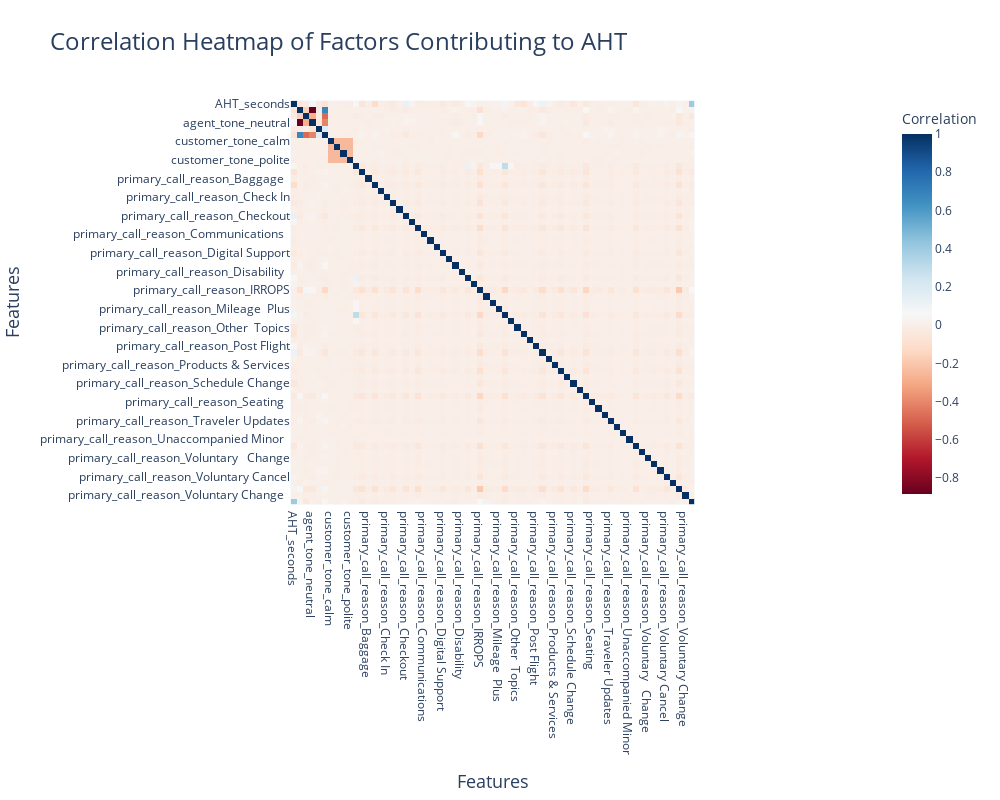

Notebook cell for this chart:
### Code cell
fig = px.imshow(
    correlation_matrix.pivot(index='Feature1', columns='Feature2', values='Correlation'),           #Plotting
    color_continuous_scale='RdBu',
    labels=dict(x="Features", y="Features", color="Correlation"),
    title='Correlation Heatmap of Factors Contributing to AHT',
)

fig.update_layout(
    width=1000, 
    height=800,   
    title_font=dict(size=24),  
    xaxis_title_font=dict(size=18),  
    yaxis_title_font=dict(size=18), 
    xaxis=dict(tickfont=dict(size=12)), 
    yaxis=dict(tickfont=dict(size=12)),  
)
fig.show()

### Figure 1 — Plotly figure (JSON) as saved in the notebook; plotly's stock layout.template omitted (floating-point values rounded to 4 significant figures; data arrays with more than 128 entries replaced by an {"elided": "..."} marker saying what was removed)
{"data": [{"coloraxis": "coloraxis", "hovertemplate": "Features: %{x}<br>Features: %{y}<br>Correlation: %{z}<extra></extra>", "name": "0", "type": "heatmap", "x": ["AHT_seconds", "agent_tone_calm", "agent_tone_frustrated", "agent_tone_neutral", "agent_tone_polite", "average_sentiment", "customer_tone_calm", "customer_tone_frustrated", "customer_tone_neutral", "customer_tone_polite", "elite_level_code", "primary_call_reason_Baggage", "primary_call_reason_Baggage  ", "primary_call_reason_Booking", "primary_call_reason_Booking  ", "primary_call_reason_Check In", "primary_call_reason_Check-In", "primary_call_reason_Check-In  ", "primary_call_reason_Checkout", "primary_call_reason_Checkout  ", "primary_call_reason_Communications", "primary_call_reason_Communications  ", "primary_call_reason_Digital   Support", "primary_call_reason_Digital  Support", "primary_call_reason_Digital Support", "primary_call_reason_Digital Support  ", "primary_call_reason_Disability", "primary_call_reason_Disability  ", "primary_call_reason_ETC", "primary_call_reason_ETC  ", "primary_call_reason_IRROPS", "primary_call_reason_IRROPS  ", "primary_call_reason_Mileage   Plus", "primary_call_reason_Mileage  Plus", "primary_call_reason_Mileage Plus", "primary_call_reason_Mileage Plus  ", "primary_call_reason_Other  Topics", "primary_call_reason_Other Topics", "primary_call_reason_Other Topics  ", "primary_call_reason_Post Flight", "primary_call_reason_Post-Flight", "primary_call_reason_Post-Flight  ", "primary_call_reason_Products & Services", "primary_call_reason_Products and Services", "primary_call_reason_Products and Services  ", "primary_call_reason_Schedule Change", "primary_call_reason_Schedule Change  ", "primary_call_reason_Seating", "primary_call_reason_Seating  ", "primary_call_reason_Traveler   Updates", "primary_call_reason_Traveler  Updates", "primary_call_reason_Traveler Updates", "primary_call_reason_Traveler Updates  ", "primary_call_reason_Unaccompanied Minor", "primary_call_reason_Unaccompanied Minor  ", "primary_call_reason_Upgrade", "primary_call_reason_Upgrade  ", "primary_call_reason_Voluntary   Change", "primary_call_reason_Voluntary  Cancel", "primary_call_reason_Voluntary  Change", "primary_call_reason_Voluntary Cancel", "primary_call_reason_Voluntary Cancel  ", "primary_call_reason_Voluntary Change", "primary_call_reason_Voluntary Change  ", "silence_percent_average"], "xaxis": "x", "y": ["AHT_seconds", "agent_tone_calm", "agent_tone_frustrated", "agent_tone_neutral", "agent_tone_polite", "average_sentiment", "customer_tone_calm", "customer_tone_frustrated", "customer_tone_neutral", "customer_tone_polite", "elite_level_code", "primary_call_reason_Baggage", "primary_call_reason_Baggage  ", "primary_call_reason_Booking", "primary_call_reason_Booking  ", "primary_call_reason_Check In", "primary_call_reason_Check-In", "primary_call_reason_Check-In  ", "primary_call_reason_Checkout", "primary_call_reason_Checkout  ", "primary_call_reason_Communications", "primary_call_reason_Communications  ", "primary_call_reason_Digital   Support", "primary_call_reason_Digital  Support", "primary_call_reason_Digital Support", "primary_call_reason_Digital Support  ", "primary_call_reason_Disability", "primary_call_reason_Disability  ", "primary_call_reason_ETC", "primary_call_reason_ETC  ", "primary_call_reason_IRROPS", "primary_call_reason_IRROPS  ", "primary_call_reason_Mileage   Plus", "primary_call_reason_Mileage  Plus", "primary_call_reason_Mileage Plus", "primary_call_reason_Mileage Plus  ", "primary_call_reason_Other  Topics", "primary_call_reason_Other Topics", "primary_call_reason_Other Topics  ", "primary_call_reason_Post Flight", "primary_call_reason_Post-Flight", "primary_call_reason_Post-Flight  ", "primary_call_reason_Products & Services", "primary_call_reason_Products and Services", "primary_call_reason_Products and Services  ", "primary_call_reason_Schedule Change", "primary_call_reason_Schedule Change  ", "primary_call_reason_Seating", "primary_call_reason_Seating  ", "primary_call_reason_Traveler   Updates", "primary_call_reason_Traveler  Updates", "primary_call_reason_Traveler Updates", "primary_call_reason_Traveler Updates  ", "primary_call_reason_Unaccompanied Minor", "primary_call_reason_Unaccompanied Minor  ", "primary_call_reason_Upgrade", "primary_call_reason_Upgrade  ", "primary_call_reason_Voluntary   Change", "primary_call_reason_Voluntary  Cancel", "primary_call_reason_Voluntary  Change", "primary_call_reason_Voluntary Cancel", "primary_call_reason_Voluntary Cancel  ", "primary_call_reason_Voluntary Change", "primary_call_reason_Voluntary Change  ", "silence_percent_average"], "yaxis": "y", "z": {"elided": "65x65 float values"}}], "layout": {"coloraxis": {"colorbar": {"title": {"text": "Correlation"}}, "colorscale": [[0, "rgb(103,0,31)"], [0.1, "rgb(178,24,43)"], [0.2, "rgb(214,96,77)"], [0.3, "rgb(244,165,130)"], [0.4, "rgb(253,219,199)"], [0.5, "rgb(247,247,247)"], [0.6, "rgb(209,229,240)"], [0.7, "rgb(146,197,222)"], [0.8, "rgb(67,147,195)"], [0.9, "rgb(33,102,172)"], [1, "rgb(5,48,97)"]]}, "height": 800, "title": {"font": {"size": 24}, "text": "Correlation Heatmap of Factors Contributing to AHT"}, "width": 1000, "xaxis": {"anchor": "y", "constrain": "domain", "domain": [0, 1], "scaleanchor": "y", "tickfont": {"size": 12}, "title": {"font": {"size": 18}, "text": "Features"}}, "yaxis": {"anchor": "x", "autorange": "reversed", "constrain": "domain", "domain": [0, 1], "tickfont": {"size": 12}, "title": {"font": {"size": 18}, "text": "Features"}}}}
